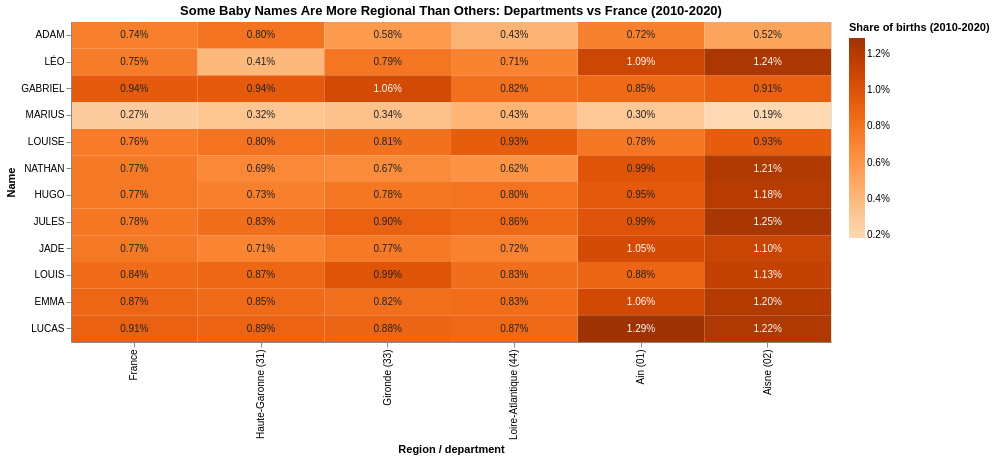

Notebook code for this chart:
### Code cell
import ipywidgets as widgets
from IPython.display import display

selected_region_labels = selected_dept_labels['region_label'].tolist()[:4].copy()
selected_name_labels = selected_names[:5].copy()
all_region_labels = dept_labels['region_label'].tolist()
all_name_labels = available_names.copy()
chart_handle = None

def build_heatmap(selected_regions, selected_names_for_chart):
    visible_regions = ['France'] + selected_regions
    visible_data = heatmap_data[
        heatmap_data['region_label'].isin(visible_regions)
        & heatmap_data['preusuel'].isin(selected_names_for_chart)
    ].copy()

    base = alt.Chart(visible_data).transform_calculate(
        region_order="datum.region_label === 'France' ? 0 : indexof(" + str(selected_regions) + ", datum.region_label) + 1"
    )

    chart = base.mark_rect().encode(
        x=alt.X('region_label:N', title='Region / department', sort=visible_regions),
        y=alt.Y('preusuel:N', title='Name', sort=selected_names_for_chart[::-1]),
        color=alt.Color(
            'share:Q',
            title='Share of births (2010-2020)',
            scale=alt.Scale(scheme='oranges'),
            legend=alt.Legend(format='.1%')
        ),
        tooltip=[
            alt.Tooltip('region_label:N', title='Region'),
            alt.Tooltip('preusuel:N', title='Name'),
            alt.Tooltip('nombre:Q', title='Births with this name'),
            alt.Tooltip('total_births:Q', title='Total births'),
            alt.Tooltip('share:Q', title='Share', format='.3%')
        ]
    ).properties(
        width=760,
        height=320,
        title='Some Baby Names Are More Regional Than Others: Departments vs France (2010-2020)'
    )

    labels = base.mark_text(fontSize=10).encode(
        x=alt.X('region_label:N', sort=visible_regions),
        y=alt.Y('preusuel:N', sort=selected_names_for_chart[::-1]),
        text=alt.Text('share:Q', format='.2%'),
        color=alt.condition('datum.share > 0.010', alt.value('white'), alt.value('#222'))
    )

    return chart + labels

def refresh_controls():
    add_region_dropdown.options = [label for label in all_region_labels if label not in selected_region_labels]
    remove_region_dropdown.options = selected_region_labels.copy()
    add_name_dropdown.options = [label for label in all_name_labels if label not in selected_name_labels]
    remove_name_dropdown.options = selected_name_labels.copy()
    if add_region_dropdown.options:
        add_region_dropdown.value = add_region_dropdown.options[0]
    else:
        add_region_dropdown.value = None
    if remove_region_dropdown.options:
        remove_region_dropdown.value = remove_region_dropdown.options[0]
    else:
        remove_region_dropdown.value = None
    if add_name_dropdown.options:
        add_name_dropdown.value = add_name_dropdown.options[0]
    else:
        add_name_dropdown.value = None
    if remove_name_dropdown.options:
        remove_name_dropdown.value = remove_name_dropdown.options[0]
    else:
        remove_name_dropdown.value = None

def refresh_chart():
    chart_handle.update(build_heatmap(selected_region_labels, selected_name_labels))

def on_add_region_clicked(_):
    value = add_region_dropdown.value
    if value and value not in selected_region_labels:
        selected_region_labels.append(value)
        refresh_controls()
        refresh_chart()

def on_remove_region_clicked(_):
    value = remove_region_dropdown.value
    if value and value in selected_region_labels:
        selected_region_labels.remove(value)
        refresh_controls()
        refresh_chart()

def on_add_name_clicked(_):
    value = add_name_dropdown.value
    if value and value not in selected_name_labels:
        selected_name_labels.append(value)
        refresh_controls()
        refresh_chart()

def on_remove_name_clicked(_):
    value = remove_name_dropdown.value
    if value and value in selected_name_labels:
        selected_name_labels.remove(value)
        refresh_controls()
        refresh_chart()

add_region_dropdown = widgets.Dropdown(
    options=[],
    description='Add region:',
    layout=widgets.Layout(width='340px')
)

remove_region_dropdown = widgets.Dropdown(
    options=[],
    description='Remove region:',
    layout=widgets.Layout(width='340px')
)

add_name_dropdown = widgets.Dropdown(
    options=[],
    description='Add name:',
    layout=widgets.Layout(width='340px')
)

remove_name_dropdown = widgets.Dropdown(
    options=[],
    description='Remove name:',
    layout=widgets.Layout(width='340px')
)

add_region_button = widgets.Button(description='Add', button_style='primary')
remove_region_button = widgets.Button(description='Remove')
add_name_button = widgets.Button(description='Add', button_style='primary')
remove_name_button = widgets.Button(description='Remove')
add_region_button.on_click(on_add_region_clicked)
remove_region_button.on_click(on_remove_region_clicked)
add_name_button.on_click(on_add_name_clicked)
remove_name_button.on_click(on_remove_name_clicked)

refresh_controls()
display(widgets.VBox([
    widgets.HBox([add_region_dropdown, add_region_button, remove_region_dropdown, remove_region_button]),
    widgets.HBox([add_name_dropdown, add_name_button, remove_name_dropdown, remove_name_button]),
]))
chart_handle = display(build_heatmap(selected_region_labels, selected_name_labels), display_id=True)

### Figure 1 — Vega-Lite specification as saved in the notebook (floating-point values rounded to 4 significant figures)
{"config": {"view": {"continuousWidth": 300, "continuousHeight": 300}}, "layer": [{"mark": {"type": "rect"}, "encoding": {"color": {"field": "share", "legend": {"format": ".1%"}, "scale": {"scheme": "oranges"}, "title": "Share of births (2010-2020)", "type": "quantitative"}, "tooltip": [{"field": "region_label", "title": "Region", "type": "nominal"}, {"field": "preusuel", "title": "Name", "type": "nominal"}, {"field": "nombre", "title": "Births with this name", "type": "quantitative"}, {"field": "total_births", "title": "Total births", "type": "quantitative"}, {"field": "share", "format": ".3%", "title": "Share", "type": "quantitative"}], "x": {"field": "region_label", "sort": ["France", "Haute-Garonne (31)", "Gironde (33)", "Loire-Atlantique (44)", "Ain (01)", "Aisne (02)"], "title": "Region / department", "type": "nominal"}, "y": {"field": "preusuel", "sort": ["ADAM", "LÉO", "GABRIEL", "MARIUS", "LOUISE", "NATHAN", "HUGO", "JULES", "JADE", "LOUIS", "EMMA", "LUCAS"], "title": "Name", "type": "nominal"}}, "title": "Some Baby Names Are More Regional Than Others: Departments vs France (2010-2020)", "transform": [{"calculate": "datum.region_label === 'France' ? 0 : indexof(['Haute-Garonne (31)', 'Gironde (33)', 'Loire-Atlantique (44)', 'Ain (01)', 'Aisne (02)'], datum.region_label) + 1", "as": "region_order"}]}, {"mark": {"type": "text", "fontSize": 10}, "encoding": {"color": {"condition": {"test": "datum.share > 0.010", "value": "white"}, "value": "#222"}, "text": {"field": "share", "format": ".2%", "type": "quantitative"}, "x": {"field": "region_label", "sort": ["France", "Haute-Garonne (31)", "Gironde (33)", "Loire-Atlantique (44)", "Ain (01)", "Aisne (02)"], "type": "nominal"}, "y": {"field": "preusuel", "sort": ["ADAM", "LÉO", "GABRIEL", "MARIUS", "LOUISE", "NATHAN", "HUGO", "JULES", "JADE", "LOUIS", "EMMA", "LUCAS"], "type": "nominal"}}, "transform": [{"calculate": "datum.region_label === 'France' ? 0 : indexof(['Haute-Garonne (31)', 'Gironde (33)', 'Loire-Atlantique (44)', 'Ain (01)', 'Aisne (02)'], datum.region_label) + 1", "as": "region_order"}]}], "data": {"name": "data-57660ffae2cc2b81dfac3508c38d1a89"}, "height": 320, "width": 760, "$schema": "https://vega.github.io/schema/vega-lite/v6.4.1.json", "datasets": {"data-57660ffae2cc2b81dfac3508c38d1a89": [{"region_label": "France", "preusuel": "ADAM", "nombre": 44387, "total_births": 6015739, "share": 0.007378}, {"region_label": "France", "preusuel": "EMMA", "nombre": 52515, "total_births": 6015739, "share": 0.00873}, {"region_label": "France", "preusuel": "GABRIEL", "nombre": 56721, "total_births": 6015739, "share": 0.009429}, {"region_label": "France", "preusuel": "HUGO", "nombre": 46546, "total_births": 6015739, "share": 0.007737}, {"region_label": "France", "preusuel": "JADE", "nombre": 46608, "total_births": 6015739, "share": 0.007748}, {"region_label": "France", "preusuel": "JULES", "nombre": 47078, "total_births": 6015739, "share": 0.007826}, {"region_label": "France", "preusuel": "LOUIS", "nombre": 50634, "total_births": 6015739, "share": 0.008417}, {"region_label": "France", "preusuel": "LOUISE", "nombre": 45425, "total_births": 6015739, "share": 0.007551}, {"region_label": "France", "preusuel": "LUCAS", "nombre": 54512, "total_births": 6015739, "share": 0.009062}, {"region_label": "France", "preusuel": "LÉO", "nombre": 45319, "total_births": 6015739, "share": 0.007533}, {"region_label": "France", "preusuel": "MARIUS", "nombre": 16341, "total_births": 6015739, "share": 0.002716}, {"region_label": "France", "preusuel": "NATHAN", "nombre": 46117, "total_births": 6015739, "share": 0.007666}, {"region_label": "Ain (01)", "preusuel": "ADAM", "nombre": 195, "total_births": 26982, "share": 0.007227}, {"region_label": "Ain (01)", "preusuel": "EMMA", "nombre": 287, "total_births": 26982, "share": 0.01064}, {"region_label": "Ain (01)", "preusuel": "GABRIEL", "nombre": 230, "total_births": 26982, "share": 0.008524}, {"region_label": "Ain (01)", "preusuel": "HUGO", "nombre": 257, "total_births": 26982, "share": 0.009525}, {"region_label": "Ain (01)", "preusuel": "JADE", "nombre": 284, "total_births": 26982, "share": 0.01053}, {"region_label": "Ain (01)", "preusuel": "JULES", "nombre": 268, "total_births": 26982, "share": 0.009933}, {"region_label": "Ain (01)", "preusuel": "LOUIS", "nombre": 237, "total_births": 26982, "share": 0.008784}, {"region_label": "Ain (01)", "preusuel": "LOUISE", "nombre": 211, "total_births": 26982, "share": 0.00782}, {"region_label": "Ain (01)", "preusuel": "LUCAS", "nombre": 347, "total_births": 26982, "share": 0.01286}, {"region_label": "Ain (01)", "preusuel": "LÉO", "nombre": 294, "total_births": 26982, "share": 0.0109}, {"region_label": "Ain (01)", "preusuel": "MARIUS", "nombre": 82, "total_births": 26982, "share": 0.003039}, {"region_label": "Ain (01)", "preusuel": "NATHAN", "nombre": 266, "total_births": 26982, "share": 0.009858}, {"region_label": "Aisne (02)", "preusuel": "ADAM", "nombre": 203, "total_births": 38842, "share": 0.005226}, {"region_label": "Aisne (02)", "preusuel": "EMMA", "nombre": 467, "total_births": 38842, "share": 0.01202}, {"region_label": "Aisne (02)", "preusuel": "GABRIEL", "nombre": 353, "total_births": 38842, "share": 0.009088}, {"region_label": "Aisne (02)", "preusuel": "HUGO", "nombre": 459, "total_births": 38842, "share": 0.01182}, {"region_label": "Aisne (02)", "preusuel": "JADE", "nombre": 428, "total_births": 38842, "share": 0.01102}, {"region_label": "Aisne (02)", "preusuel": "JULES", "nombre": 484, "total_births": 38842, "share": 0.01246}, {"region_label": "Aisne (02)", "preusuel": "LOUIS", "nombre": 439, "total_births": 38842, "share": 0.0113}, {"region_label": "Aisne (02)", "preusuel": "LOUISE", "nombre": 360, "total_births": 38842, "share": 0.009268}, {"region_label": "Aisne (02)", "preusuel": "LUCAS", "nombre": 473, "total_births": 38842, "share": 0.01218}, {"region_label": "Aisne (02)", "preusuel": "LÉO", "nombre": 480, "total_births": 38842, "share": 0.01236}, {"region_label": "Aisne (02)", "preusuel": "MARIUS", "nombre": 72, "total_births": 38842, "share": 0.001854}, {"region_label": "Aisne (02)", "preusuel": "NATHAN", "nombre": 471, "total_births": 38842, "share": 0.01213}, {"region_label": "Haute-Garonne (31)", "preusuel": "ADAM", "nombre": 1168, "total_births": 146128, "share": 0.007993}, {"region_label": "Haute-Garonne (31)", "preusuel": "EMMA", "nombre": 1236, "total_births": 146128, "share": 0.008458}, {"region_label": "Haute-Garonne (31)", "preusuel": "GABRIEL", "nombre": 1376, "total_births": 146128, "share": 0.009416}, {"region_label": "Haute-Garonne (31)", "preusuel": "HUGO", "nombre": 1072, "total_births": 146128, "share": 0.007336}, {"region_label": "Haute-Garonne (31)", "preusuel": "JADE", "nombre": 1034, "total_births": 146128, "share": 0.007076}, {"region_label": "Haute-Garonne (31)", "preusuel": "JULES", "nombre": 1215, "total_births": 146128, "share": 0.008315}, {"region_label": "Haute-Garonne (31)", "preusuel": "LOUIS", "nombre": 1273, "total_births": 146128, "share": 0.008712}, {"region_label": "Haute-Garonne (31)", "preusuel": "LOUISE", "nombre": 1169, "total_births": 146128, "share": 0.008}, {"region_label": "Haute-Garonne (31)", "preusuel": "LUCAS", "nombre": 1300, "total_births": 146128, "share": 0.008896}, {"region_label": "Haute-Garonne (31)", "preusuel": "LÉO", "nombre": 595, "total_births": 146128, "share": 0.004072}, {"region_label": "Haute-Garonne (31)", "preusuel": "MARIUS", "nombre": 469, "total_births": 146128, "share": 0.00321}, {"region_label": "Haute-Garonne (31)", "preusuel": "NATHAN", "nombre": 1002, "total_births": 146128, "share": 0.006857}, {"region_label": "Gironde (33)", "preusuel": "ADAM", "nombre": 884, "total_births": 152065, "share": 0.005813}, {"region_label": "Gironde (33)", "preusuel": "EMMA", "nombre": 1248, "total_births": 152065, "share": 0.008207}, {"region_label": "Gironde (33)", "preusuel": "GABRIEL", "nombre": 1614, "total_births": 152065, "share": 0.01061}, {"region_label": "Gironde (33)", "preusuel": "HUGO", "nombre": 1189, "total_births": 152065, "share": 0.007819}, {"region_label": "Gironde (33)", "preusuel": "JADE", "nombre": 1168, "total_births": 152065, "share": 0.007681}, {"region_label": "Gironde (33)", "preusuel": "JULES", "nombre": 1370, "total_births": 152065, "share": 0.009009}, {"region_label": "Gironde (33)", "preusuel": "LOUIS", "nombre": 1499, "total_births": 152065, "share": 0.009858}, {"region_label": "Gironde (33)", "preusuel": "LOUISE", "nombre": 1238, "total_births": 152065, "share": 0.008141}, {"region_label": "Gironde (33)", "preusuel": "LUCAS", "nombre": 1336, "total_births": 152065, "share": 0.008786}, {"region_label": "Gironde (33)", "preusuel": "LÉO", "nombre": 1205, "total_births": 152065, "share": 0.007924}, {"region_label": "Gironde (33)", "preusuel": "MARIUS", "nombre": 519, "total_births": 152065, "share": 0.003413}, {"region_label": "Gironde (33)", "preusuel": "NATHAN", "nombre": 1017, "total_births": 152065, "share": 0.006688}, {"region_label": "Loire-Atlantique (44)", "preusuel": "ADAM", "nombre": 635, "total_births": 146489, "share": 0.004335}, {"region_label": "Loire-Atlantique (44)", "preusuel": "EMMA", "nombre": 1221, "total_births": 146489, "share": 0.008335}, {"region_label": "Loire-Atlantique (44)", "preusuel": "GABRIEL", "nombre": 1197, "total_births": 146489, "share": 0.008171}, {"region_label": "Loire-Atlantique (44)", "preusuel": "HUGO", "nombre": 1172, "total_births": 146489, "share": 0.008001}, {"region_label": "Loire-Atlantique (44)", "preusuel": "JADE", "nombre": 1050, "total_births": 146489, "share": 0.007168}, {"region_label": "Loire-Atlantique (44)", "preusuel": "JULES", "nombre": 1261, "total_births": 146489, "share": 0.008608}, {"region_label": "Loire-Atlantique (44)", "preusuel": "LOUIS", "nombre": 1210, "total_births": 146489, "share": 0.00826}, {"region_label": "Loire-Atlantique (44)", "preusuel": "LOUISE", "nombre": 1362, "total_births": 146489, "share": 0.009298}, {"region_label": "Loire-Atlantique (44)", "preusuel": "LUCAS", "nombre": 1268, "total_births": 146489, "share": 0.008656}, {"region_label": "Loire-Atlantique (44)", "preusuel": "LÉO", "nombre": 1046, "total_births": 146489, "share": 0.00714}, {"region_label": "Loire-Atlantique (44)", "preusuel": "MARIUS", "nombre": 631, "total_births": 146489, "share": 0.004307}, {"region_label": "Loire-Atlantique (44)", "preusuel": "NATHAN", "nombre": 912, "total_births": 146489, "share": 0.006226}]}}
